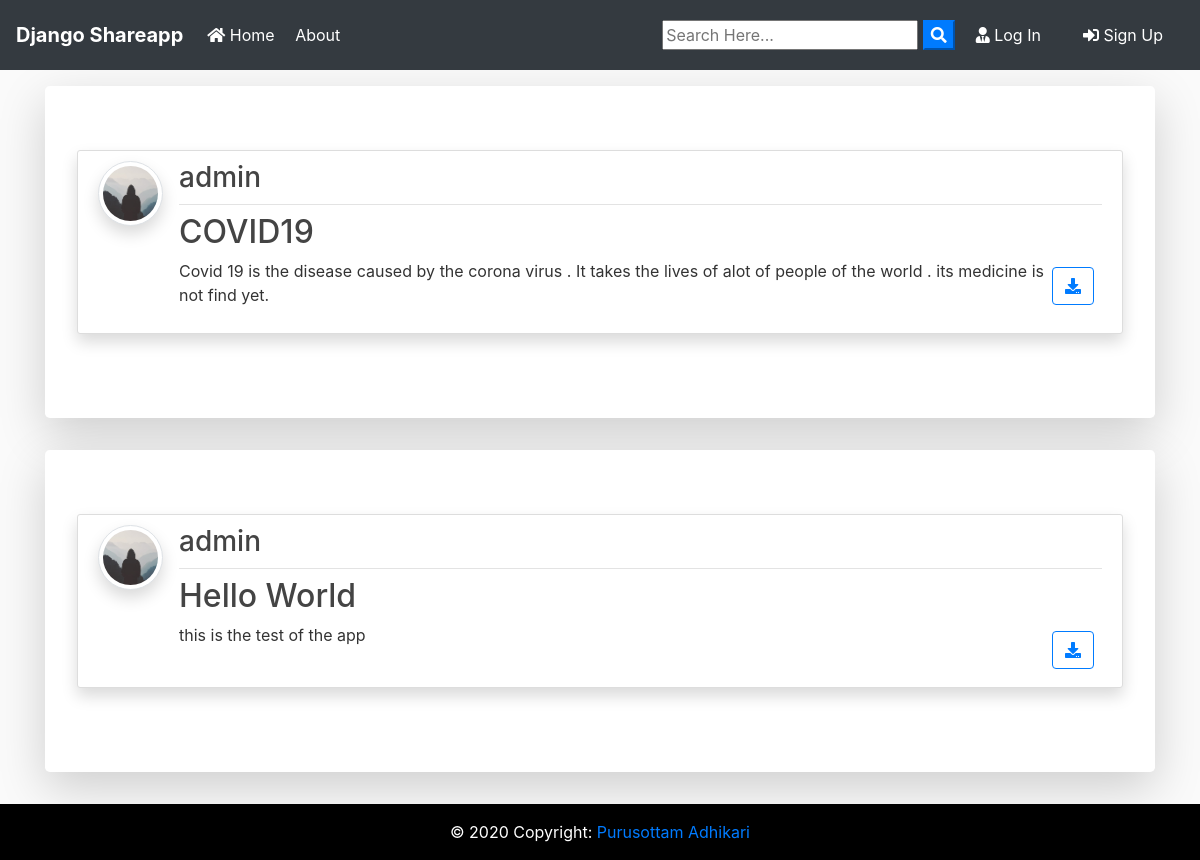
The page / on the database its author committed.
### blog/models.py (models this page shows, shortened)
class Post(models.Model):
	title = models.CharField(max_length=100)
	file = models.FileField(null=True,blank=True,upload_to='Files')
	content = models.TextField()
	date_posted = models.DateTimeField(default=timezone.now)
	author = models.ForeignKey(User, on_delete=models.CASCADE)

### users/models.py (models this page shows, shortened)
class Profile(models.Model):
    user = models.OneToOneField(User, on_delete=models.CASCADE)
    image = models.ImageField(default='default.jpg', upload_to='profile_pics')

### blog/views.py (the view)
# urls.py: path('', PostListView.as_view(), name='blog-home'),
class PostListView(ListView):
    model = Post
    template_name = 'blog/home.html'  # <app>/<model>_<viewtype>.html
    context_object_name = 'posts'
    ordering = ['-date_posted']
    paginate_by = 2

### blog/templates/blog/home.html (shortened to what this page needs)
{% extends "blog/base.html" %}
{% block content %}
    {% for post in posts %}
      <div class="jumbotron mt-3 bg-white shadow-lg">
      <article class="media content-section shadow">
        <a href="{{ post.author.profile.image.url }} " target="_blank"> <img src="{{ post.author.profile.image.url }}  " alt="" class="article-img rounded-circle img-thumbnail img-fluid shadow">
        </a>
        <div class="media-body">
          <div class="article-metadata d-flex justify-content-between">
            <a class="mr-2 " href="{% url 'user-posts' post.author.username  %}"><h3>{{ post.author }}</h3></a>
          </div>
          <h2><a class="article-title text-justify " href="{% url 'post-detail' post.id %}">{{ post.title }}</a></h2>
          <div class="d-flex justify-content-between">
            <p class="article-content text-justify text-truncate overflow-hidden">{{ post.content }}</p>
            {% if post.file %}
          <div class="form-group mt-0 pt-0  m-2">
            <a class="btn btn-outline-primary  btn-d "  href="{{ post.file.url }}"  download type="submit"><i class="fas fa-download"></i></a>
          </div>
          {% endif %}
          </div>
        </div>
      </article>
      </div>
    {% endfor %}
{% endblock content %}

### blog/static/blog/main.css (style rules this page uses)
body { background: #fafafa; color: #333333; margin-top: 0; }
h1, h2, h3, h4, h5, h6 { color: #444444; }
.content-section { background: #ffffff; padding: 10px 20px; border: 1px solid #dddddd; border-radius: 3px; margin-bottom: 20px; }
.article-title { color: #444444; }
.article-content { white-space: pre-line; }
.article-img { height: 65px; width: 65px; margin-right: 16px; }
.article-metadata { padding-bottom: 1px; margin-bottom: 4px; border-bottom: 1px solid #e3e3e3 }

### rows shown on the page
Post: author.profile.image (placeholder picture), author "admin", title "COVID19", content "Covid 19 is the disease caused by the corona virus . It takes the lives of alot of people of the world . its medicine is not find yet."
Post: author.profile.image (placeholder picture), author "admin", title "Hello World", content "this is the test of the app"
